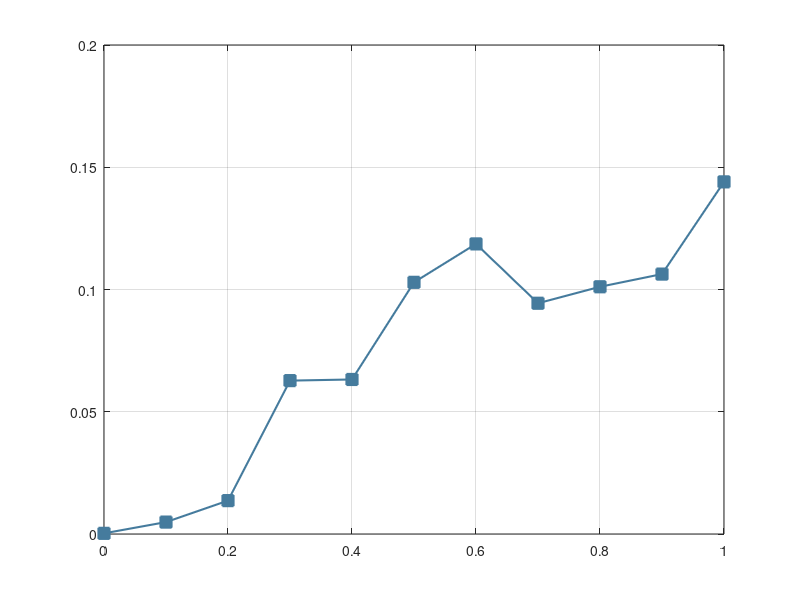

Write the MATLAB code that produced this figure. (Note: this script raises an error after producing the figure.)
clc;
clear;
close all;
addpath(genpath(pwd));
rng(1993); % For repeatable results

%% Mecha
Mecha_twoTags_Tag1 = [1.60714285714286e-05;3.03571428571429e-05;5.80357142857143e-05;0.000372321428571429;0.000551785714285714;0.00106517857142857;0.00104910714285714;0.00136160714285714;0.00149464285714286;0.00185803571428571;0.00208392857142857];
Mecha_twoTags_Tag2 = [2.23214285714286e-05;0;0;1.78571428571429e-06;0;4.64285714285714e-05;3.39285714285714e-05;0;0;0;9.82142857142857e-06];

%% MultiRider
MultiRider_twoTags_Tag1 = [0;0;0;0;0;0;0;0;0;0;0];
MultiRider_twoTags_Tag2 = [8.92857142857143e-07;0;0;2.67857142857143e-06;0;3.57142857142857e-06;4.46428571428572e-06;3.57142857142857e-06;2.67857142857143e-06;8.92857142857143e-06;8.92857142857143e-06];

%% ParaFi
ParaFi_twoTags_Tag1 = [0.000150000000000000;0.000158035714285714;0.000433035714285714;0.0113928571428571;0.0158696428571429;0.0243973214285714;0.0325625000000000;0.0441660714285714;0.0489589285714286;0.0608928571428571;0.0633669642857143];
ParaFi_twoTags_Tag2 = [0.000183035714285714;0.000153571428571429;0.000125892857142857;0.000244642857142857;0.000316071428571429;0.000693750000000000;0.00128839285714286;0.00485714285714286;0.00500982142857143;0.0120500000000000;0.0137669642857143];

%% FreeCollision
FreeCollision_twoTags_Tag1 = [0.000204545454545455;0.00427727272727273;0.0115348484848485;0.0553234848484849;0.0571121212121212;0.0907136363636364;0.103487878787879;0.0859856060606061;0.0904113636363636;0.0963962121212121;0.127466666666667];
FreeCollision_twoTags_Tag2 = [0.000337121212121212;0.00546439393939394;0.0157681818181818;0.0701386363636364;0.0692939393939394;0.115155303030303;0.133810606060606;0.102770454545455;0.111821969696970;0.116209848484848;0.160575757575758];

%% ConcurScatter
ConcurScatter_twoTags_Tag1 = [0;0.00403571428571429;0.00323214285714286;0.00331250000000000;0.00407142857142857;0.00522321428571429;0.00450000000000000;0.00606250000000000;0.00330357142857143;0.00380357142857143;0.00608928571428572];
ConcurScatter_twoTags_Tag2 = [0.00357142857142857;0.00216964285714286;0.00260714285714286;0.00354464285714286;0.00405357142857143;0.00315178571428571;0.00566964285714286;0.00621428571428571;0.00709821428571429;0.00777678571428571;0.00880357142857143];	


%% Avg BER
BER_Mecha_twoTags = (Mecha_twoTags_Tag1 + Mecha_twoTags_Tag2)./2;
BER_MultiRider_twoTags = (MultiRider_twoTags_Tag1 + MultiRider_twoTags_Tag2)./2;
BER_ParaFi_twoTags = (ParaFi_twoTags_Tag1 + ParaFi_twoTags_Tag2)./2;
BER_FreeCollision_twoTags = (FreeCollision_twoTags_Tag1 + FreeCollision_twoTags_Tag2)./2;
BER_ConcurScatter_twoTags = (ConcurScatter_twoTags_Tag1 + ConcurScatter_twoTags_Tag2)./2;

%% Throughput
k = 250; % kbps
TP_Mecha_twoTags = (1-Mecha_twoTags_Tag1).*k +(1-Mecha_twoTags_Tag2).*k;
TP_MultiRider_twoTags = (1-MultiRider_twoTags_Tag1).*k +(1-MultiRider_twoTags_Tag2).*k;
TP_ParaFi_twoTags = (1-ParaFi_twoTags_Tag1).*k +(1-ParaFi_twoTags_Tag2).*k;
TP_FreeCollision_twoTags = (1-FreeCollision_twoTags_Tag1).*k +(1-FreeCollision_twoTags_Tag2).*k;
TP_ConcurScatter_twoTags = (1-ConcurScatter_twoTags_Tag1).*k +(1-ConcurScatter_twoTags_Tag2).*k;

%% plot BER
vals_BER = [BER_FreeCollision_twoTags,BER_Mecha_twoTags,BER_MultiRider_twoTags,BER_ParaFi_twoTags,BER_ConcurScatter_twoTags];
vals_TP = [TP_FreeCollision_twoTags,TP_Mecha_twoTags,TP_MultiRider_twoTags,TP_ParaFi_twoTags,TP_ConcurScatter_twoTags];

vals_BER(vals_BER == 0) = 1e-6;

colors = {[69/255 123/255 157/255],[202/255 55/255 83/255],[128/255 128/255 128/255],[153 153 204]./255,[132/255 165/255 157/255],[229,152,155]/255,[247,237,226]/255,[246,189,96]/255};
lineStyles = {'-','--','-.',':'};
lineMarker = {'square','o','^','pentagram','diamond','*','h','o','+','x'};
markersize = 8;
linewidth = 1.5;

x =0:0.1:1;

%%%** plot BER **%%%
figure(1)
plot(x,vals_BER(:,1),'Marker',lineMarker{1},'MarkerSize',markersize,'LineWidth',linewidth,'color',colors{1},'MarkerFaceColor',colors{1});
grid on
set(gcf,'unit','centimeters','position',[3 5 14.5 8]);
ax = gca;
ax.FontSize = 14;
ax.FontName = 'Times New Roman';
ax.YScale = 'log';
ylabel('BER','FontSize',14,'FontName','Times New Roman');
xlabel('Time difference ($\mu$s)','FontSize',14,'FontName','Times New Roman','Interpreter','latex');
hold on
plot(x,vals_BER(:,2),'Marker',lineMarker{2},'MarkerSize',markersize,'LineWidth',linewidth,'color',colors{2},'MarkerFaceColor',colors{2});
hold on
plot(x,vals_BER(:,3),'Marker',lineMarker{3},'MarkerSize',markersize,'LineWidth',linewidth,'color',colors{3},'MarkerFaceColor',colors{3});
hold on
plot(x,vals_BER(:,4),'Marker',lineMarker{4},'MarkerSize',markersize,'LineWidth',linewidth,'color',colors{4},'MarkerFaceColor',colors{4});
hold on
plot(x,vals_BER(:,5),'Marker',lineMarker{5},'MarkerSize',markersize,'LineWidth',linewidth,'color',colors{5},'MarkerFaceColor',colors{5});
ax.XLim = [0 0.5];
ax.YLim = [1e-7 1e0];
ax.YTick = [1e-6,1e-4,1e-2,1e0];
lgd = legend('FreeCollision','Mecha','MultiRider','ParaFi','ConcurScatter',...
    'FontSize',12,'FontName','Times New Roman','NumColumns',3,'Interpreter','latex');
lgd.Location = 'northoutside'; 

figure(2)
plot(x,vals_TP(:,1),'Marker',lineMarker{1},'MarkerSize',markersize,'LineWidth',linewidth,'color',colors{1},'MarkerFaceColor',colors{1});
grid on
set(gcf,'unit','centimeters','position',[3 5 14.5 8]);
ax = gca;
ax.FontSize = 14;
ax.FontName = 'Times New Roman';
ylabel('Throughput (Kbps)','FontSize',14,'FontName','Times New Roman');
xlabel('Time difference ($\mu$s)','FontSize',14,'FontName','Times New Roman','Interpreter','latex');
hold on
plot(x,vals_TP(:,2),'Marker',lineMarker{2},'MarkerSize',markersize,'LineWidth',linewidth,'color',colors{2},'MarkerFaceColor',colors{2});
hold on
plot(x,vals_TP(:,3),'Marker',lineMarker{3},'MarkerSize',markersize,'LineWidth',linewidth,'color',colors{3},'MarkerFaceColor',colors{3});
hold on
plot(x,vals_TP(:,4),'Marker',lineMarker{4},'MarkerSize',markersize,'LineWidth',linewidth,'color',colors{4},'MarkerFaceColor',colors{4});
hold on
plot(x,vals_TP(:,5),'Marker',lineMarker{5},'MarkerSize',markersize,'LineWidth',linewidth,'color',colors{5},'MarkerFaceColor',colors{5});
ax.XLim = [0 0.5];
ax.YLim = [240 515];
lgd = legend('FreeCollision','Mecha','MultiRider','ParaFi','ConcurScatter',...
    'FontSize',12,'FontName','Times New Roman','NumColumns',3,'Interpreter','latex');
lgd.Location = 'northoutside'; 
